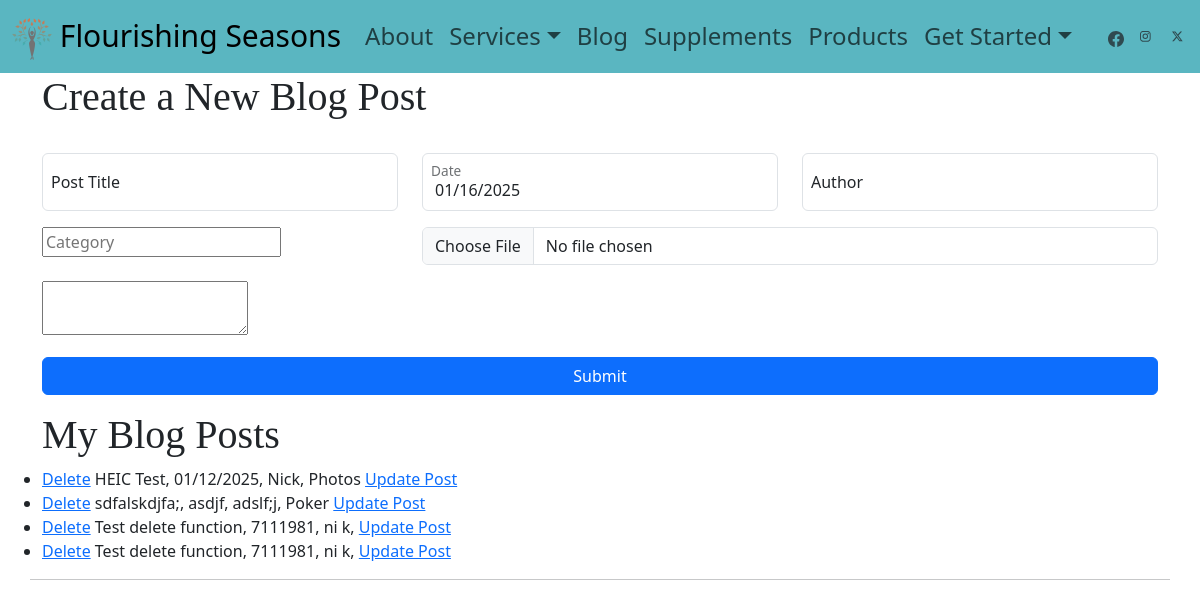
/admin, run on an earlier commit of the app's database.
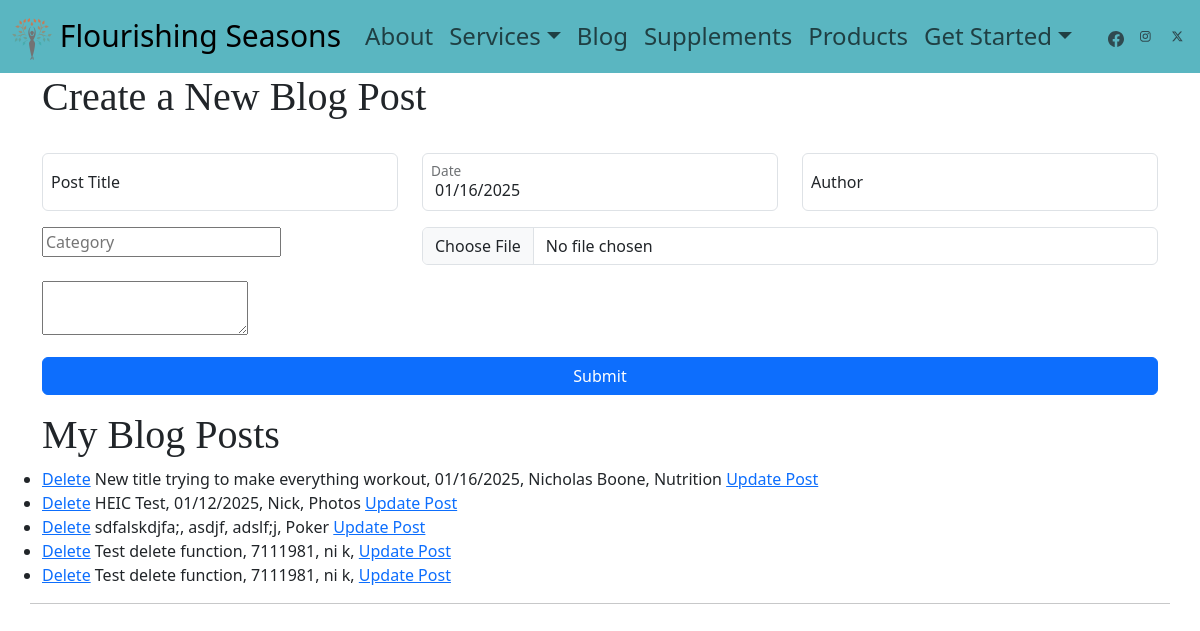
And on a later commit of the database.
### main.py (models this page shows)
class Post(db.Model):
    id: Mapped[int] = mapped_column(Integer, primary_key=True)
    title: Mapped[str] = mapped_column(String(250), nullable=False)
    date: Mapped[str] = mapped_column(String(250), nullable=False)
    author: Mapped[str] = mapped_column(String(250), nullable=True)
    category: Mapped[str] = mapped_column(String(250), nullable=False)
    picture: Mapped[str] = mapped_column(String(250), unique=True, nullable=True)
    thumb: Mapped[str] = mapped_column(String(250), nullable=True)
    body: Mapped[str] = mapped_column(String(250), nullable=False)

### main.py (the view, shortened to what this page needs)
@app.route("/admin", methods=["GET", "POST"])
def admin():
    logged_in()
    print('logged in')
    print(request.method)
    posts, posts_len, headline, f1, f2 = query_blog()
    if request.method == 'GET':
        return render_template('admin.html', posts=posts, posts_len=posts_len, TINY_API=TINY_API, date=CURRENT_DATE)

### main.py (called while the page is built, shortened)
def logged_in():
    if not session.get('admin_logged_in'):
        return redirect(url_for('login'))

def query_blog():
    posts = (Post.query.all())[::-1]
    posts_len = len(posts)
    hl = next(post for post in posts if post.id == int(posts[-1].body))
    f1 = next(post for post in posts if post.id == int(posts[-1].thumb))
    f2 = next(post for post in posts if post.id == int(posts[-1].picture))
    return posts, posts_len, hl, f1, f2

### templates/admin.html (shortened to what this page needs)
{% extends 'base.html' %}
{% block content %}
{% include 'header.html' %}
{% if update==True %}
<div class="container col-md-12 pt-4">
  <h1>Update an existing Blog post</h1>
  <form action="{{ url_for('update', kind='blog') }}" enctype="multipart/form-data" method="POST" class="col-12 rounded-3" style="height: stretch">
    <div class="row">
      <div class="col-md-4 form-floating mb-3" >
        <input class="form-control" value="{{ post.title }}" placeholder="Title" name="title"/>
        <label class="mx-2">Post Title</label>
      </div>
      <div class="col-md-4 form-floating mb-3">
        <input class="form-control" value="{{ post.date }}" placeholder="Date" name="date"/>
        <label class="mx-2">Date</label>
      </div>
      <div class="col-md-4 form-floating mb-3">
        <input class="form-control" value="{{ post.author }}" placeholder="author" name="author"/>
        <label class="mx-2">Author</label>
      </div>
      <div class="col-md-4 mb-3 ">
        <input placeholder="Category" value="{{ post.category }}" name="category"/>
      </div>
      <div class="col-md-2">
        <input placeholder="post id" value="{{ post.id }}" name="post_id">
      </div>
      <div class="col-md-2">
        <input type="checkbox" id="headline" name="headline">
        <label for="headline">Headline?</label>
      </div>
      <div class="col-md-2">
        <input type="checkbox" id="featured1" name="featured1">
        <label for="featured1">Featured 1?</label>
      </div>
      <div class="col-md-2">
        <input type="checkbox" id="featured2" name="featured2">
        <label for="featured2">Featured 2?</label>
      </div>
      <div class="col-md-6 mb-3">
        <input type="file" class="form-control"  name="picture">
      </div>
      <div class="col-md-12 form-floating mb-3">
        <script>
          tinymce.init({
            selector: 'textarea',
            plugins: 'image code',
            /* Enable title field in the Image dialog */
            image_title: true,
            /* Enable automatic uploads of images represented by blob or data URIs */
            automatic_uploads: true,
            file_picker_types: 'image',
            /* And here's our custom image picker */
            file_picker_callback: (cb, value, meta) => {
              const input = document.createElement('input');
              input.setAttribute('type', 'file');
              input.setAttribute('accept', 'image/*');
              input.addEventListener('change', (e) => {
                const file = e.target.files[0];
                // Create a FormData object to send the file
                const formData = new FormData();
                formData.append('file', file);
                // Upload the image to the server
                fetch('/upload', {
                  method: 'POST',
                  body: formData
                })
                .then(response => response.json())
                .then(data => {
                  if (data.location) {
                    // Image uploaded successfully, pass the URL to TinyMCE
                    cb(data.location);
                  } else {
                    alert('Upload failed');
                  }
                })
                .catch(error => {
                  console.error('Error:', error);
                });
              });
              input.click();
            },
            content_style: 'body { font-family:Helvetica,Arial,sans-serif; font-size:16px }',
            plugins: [
              // Core editing features
              'anchor', 'autolink', 'charmap', 'codesample', 'emoticons', 'image', 'link', 'lists', 'media', 'searchreplace', 'table', 'visualblocks', 'wordcount',
              // Your account includes a free trial of TinyMCE premium features
              // Try the most popular premium features until Jan 17, 2025:
              'checklist', 'mediaembed', 'casechange', 'export', 'formatpainter', 'pageembed', 'a11ychecker', 'tinymcespellchecker', 'permanentpen', 'powerpaste', 'advtable', 'advcode', 'editimage', 'advtemplate', 'ai', 'mentions', 'tinycomments', 'tableofcontents', 'footnotes', 'mergetags', 'autocorrect', 'typography', 'inlinecss', 'markdown', 'importword', 'exportword', 'exportpdf'
            ],
            toolbar: 'undo redo | blocks fontfamily fontsize | bold italic underline strikethrough | link image media table mergetags | addcomment showcomments | spellcheckdialog a11ycheck typography | align lineheight | checklist numlist bullist indent outdent | emoticons charmap | removeformat',
            tinycomments_mode: 'embedded',
            tinycomments_author: 'Author name',
            mergetags_list: [
              { value: 'First.Name', title: 'First Name' },
              { value: 'Email', title: 'Email' },
            ],
            ai_request: (request, respondWith) => respondWith.string(() => Promise.reject('See docs to implement AI Assistant')),
          });
        </script>
        <textarea name="body">
          {{ post.body }}
        </textarea>
      </div>
      <div class="mb-3">
        <button class="w-100 btn btn-primary" style="" type="submit">Submit</button>
      </div>
    </div>
  </form>
</div>
{% else %}
<div class="container">
  <h1>Create a New Blog Post</h1>
  <div class="row">
    <div class="container col-md-12 pt-4">
      <form action="{{ url_for('admin', kind='blog') }}" enctype="multipart/form-data" method="POST" class="col-12 rounded-3" style="height: stretch">
        <div class="row">
          <div class="col-md-4 form-floating mb-3" >
            <input class="form-control" placeholder="Title" name="title"/>
            <label class="mx-2">Post Title</label>
          </div>
          <div class="col-md-4 form-floating mb-3">
            <input class="form-control" value="{{ date }}" placeholder="Date" name="date"/>
            <label class="mx-2">Date</label>
          </div>
          <div class="col-md-4 form-floating mb-3">
            <input class="form-control" placeholder="author" name="author"/>
            <label class="mx-2">Author</label>
          </div>
          <div class="col-md-4 mb-3 ">
            <input placeholder="Category" list=categories name="category"/>
          </div>
          <div class="col-md-8 mb-3">
            <input type="file" class="form-control" name="picture">
          </div>
          <div class="col-md-12 form-floating mb-3">
            <textarea name="body"></textarea>
          </div>
          <div class="mb-3">
            <button class="w-100 btn btn-primary" style="" type="submit">Submit</button>
          </div>
        </div>
      </form>
    </div>
    {% endif %}
  <h1>My Blog Posts</h1>
    <ul>
      {% if empty==True %}
      <li>You have no posts</li>
      {% else %}
      {%  for num in range(0, posts_len-1) %}
      <li><a href="{{ url_for('delete', post_id=posts[num].id) }}">Delete</a>  {{ posts[num].title }}, {{ posts[num].date }}, {{ posts[num].author }}, {{ posts[num].category }}  <a href="{{ url_for('update', kind='blog', post_id=posts[num].id) }}">Update Post</a></li>
      {% endfor %} {% endif %}
    </ul>
    <hr>
  </div>
</div>
{% endblock %}

### templates/base.html (shortened to what this page needs)
<!DOCTYPE html>
<html lang="en">
  <head>
    <link href="https://cdn.jsdelivr.net/npm/bootstrap@5.3.3/dist/css/bootstrap.min.css" rel="stylesheet"
>
    <link rel="stylesheet" href="/static/css/styles.css" />
  </head>
  <body>
    {% block content %}{% endblock %}
  </body>
</html>

### templates/header.html (shortened to what this page needs)
<nav class="navbar navbar-default navbar-fixed-top sticky-top navbar-expand-lg" style="background-color: rgb(82, 179, 190, .95)">
  <div class="container-fluid">
    <a class="navbar-brand" href="{{ url_for('home') }}"><img src="/static/images/logo/IconOnly_Transparent_NoBuffer.png" width="40"> Flourishing Seasons</a>
    <div class="collapse navbar-collapse" id="navbarSupportedContent" style="font-size: 1.5em">
      <ul class="col-md-8 navbar-nav me-auto mb-2 mb-lg-0">
        <li class="nav-item">
          <a class="nav-link" href="/about">About</a>
        </li>
        <li class="nav-item dropdown">
          <a class="nav-link dropdown-toggle" href="#" role="button" id="servicesDropdown" data-bs-toggle="dropdown" aria-expanded="false">
            Services</a>
        </li>
        <li class="nav-item">
          <a class="nav-link" href="{{ url_for('blog') }}">Blog</a>
        </li>
        <li class="nav-item">
          <a class="nav-link" href="#">Supplements</a>
        </li>
        <li class="nav-item">
          <a class="nav-link" href="#">Products</a>
        </li>
        <li class="nav-item dropdown">
          <a class="nav-link dropdown-toggle" href="#" role="button" data-bs-toggle="dropdown" aria-expanded="false">
            Get Started</a>
        </li>
      </ul>
      <ul class="nav col-md-4 justify-content-end list-unstyled d-flex">
        <li class="ms-3"><a class="text-body-secondary" href="https://www.facebook.com/flourishingseasons" target="_blank" rel="noopener noreferrer">
          </a>
        </li>
        <li class="ms-3"><a class="text-body-secondary" href="https://www.instrgram.com/flourishingseasons" target="_blank" rel="noopener noreferrer">
          </a>
        </li>
        <li class="ms-3"><a class="text-body-secondary" href="https://www.x.com/flourishingseasons" target="_blank" rel="noopener noreferrer">
          <svg xmlns="http://www.w3.org/2000/svg" width="16" height="24" fill="currentColor" class="bi bi-twitter-x" viewBox="0 0 24 24">
            <path d="M12.6.75h2.454l-5.36 6.142L16 15.25h-4.937l-3.867-5.07-4.425 5.07H.316l5.733-6.57L0 .75h5.063l3.495 4.633L12.601.75Zm-.86 13.028h1.36L4.323 2.145H2.865z"/>
          </svg></a>
        </li>
      </ul>
    </div>
  </div>
</nav>

### static/css/styles.css (style rules this page uses)
h1,h2,h3,h4,h5,h6 { font-family: Poppins }
html { scroll-behavior: smooth; }
.navbar-brand { font-size: 30px !important; }

What changed in the data, as far as the page shows it:
added Post: title "New title trying to make everything workout", date "01/16/2025", author "Nicholas Boone", category "Nutrition"
Also different on the page:
new list line: "Delete , , , Update Post"
